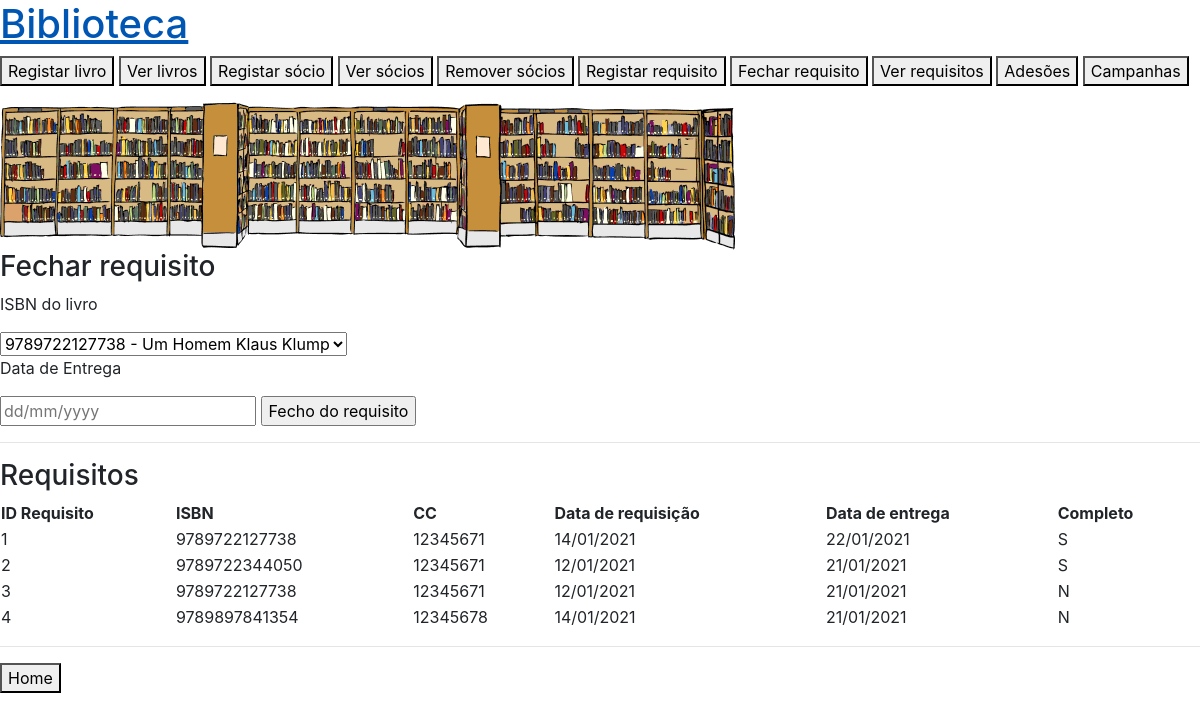
The page /compl_req on the database as committed earlier.
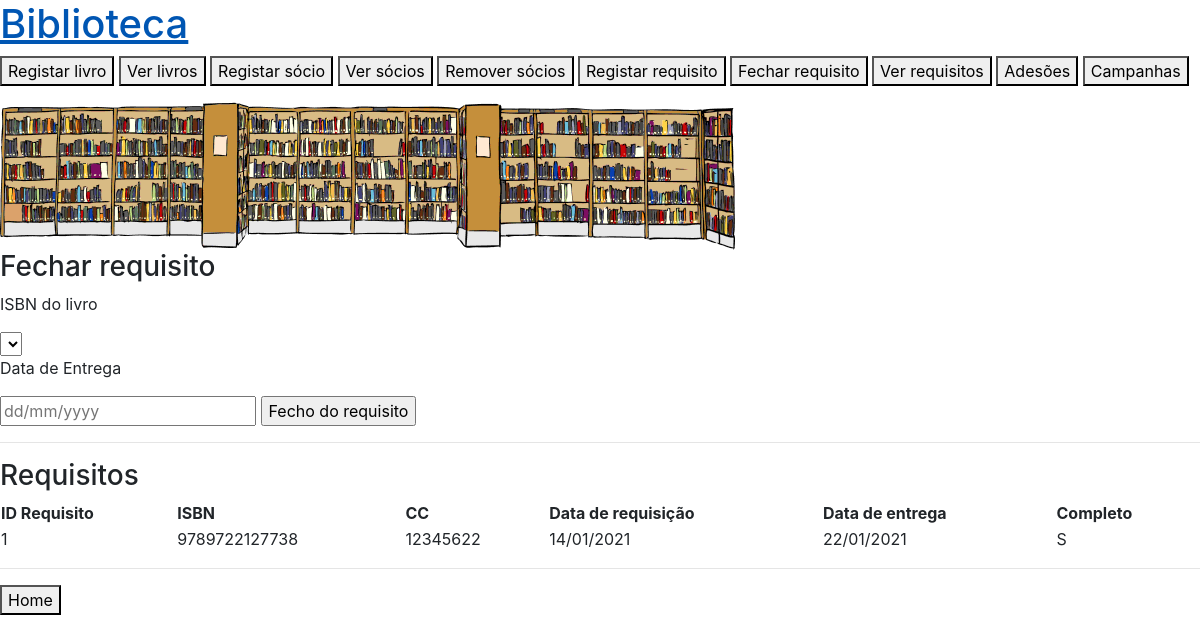
The same page on the database as committed later.
### app.py (models this page shows)
class Requisito(db.Model):
    __tablename__ = 'requisito'
    id_req = db.Column(db.Integer, primary_key=True)
    ISBN_req = db.Column(db.Integer, db.ForeignKey('livro.ISBN'))
    cc_req = db.Column(db.Integer, db.ForeignKey('socio.cc'))
    data_req = db.Column(db.String(10))
    data_entr = db.Column(db.String(10))
    completo = db.Column(db.String(1))

### app.py (the view)
@app.route('/compl_req', methods=['GET'])
def compl_req():
    reqs = Requisito.query.all()
    livros = db.session.query(Livro).filter_by(requisitado='S').all()
    return render_template('compl_req.html', reqs=reqs, livros=livros)

### templates/compl_req.html (shortened to what this page needs)
{% extends "base.html"%}
{%block content%}
<h3>Fechar requisito</h3>
<form action="/compl_req2" method="post">
    <p>ISBN do livro</p>
    <select name="isbns" id="isbns">
        {% for livro in livros %}
        <option value="{{ livro.ISBN }}">{{livro.ISBN}} - {{livro.titulo}}</option>
        {% endfor %}
    </select>
    <p>Data de Entrega</p>
    <input type="text" id="dt_ent" name="dt_ent" required="required" class="dt_ent" placeholder="dd/mm/yyyy">
    <input type="submit" class="sub" value="Fecho do requisito">
</form>
<hr />
<h3>Requisitos</h3>
<table style="width:100%">
    <tr>
        <th>ID Requisito</th>
        <th>ISBN</th>
        <th>CC</th>
        <th>Data de requisição</th>
        <th>Data de entrega</th>
        <th>Completo</th>
    </tr>
    {% for req in reqs %}
    <tr>
        <td>{{req.id_req}}</td>
        <td>{{req.ISBN_req}}</td>
        <td>{{req.cc_req}}</td>
        <td>{{req.data_req}}</td>
        <td>{{req.data_entr}}</td>
        <td>{{req.completo}}</td>
        {% endfor %}
</table>
<hr />
<a href="/"><button type="button">Home</button></a>
{%endblock%}

### templates/base.html (shortened to what this page needs)
<!DOCTYPE html>
<html lang="en">
<head>
  <link rel="stylesheet" href="https://stackpath.bootstrapcdn.com/bootstrap/4.3.1/css/bootstrap.min.css"
 />
  <link rel="stylesheet" type="text/css" href="{{ url_for('static', filename = 'styles.css') }}" />
</head>
<body>
  <header>
    <a href="/">
      <h1>Biblioteca</h1>
    </a>
    <p>
      <a href="reg_livro"><button type="button">Registar livro</button></a>
      <a href="ver_livros"><button type="button">Ver livros</button></a>
      <a href="reg_soc"><button type="button">Registar sócio</button></a>
      <a href="ver_soc"><button type="button">Ver sócios</button></a>
      <a href="del_soc"><button type="button">Remover sócios</button></a>
      <a href="reg_req"><button type="button">Registar requisito</button></a>
      <a href="compl_req"><button type="button">Fechar requisito</button></a>
      <a href="ver_req"><button type="button">Ver requisitos</button></a>
      <a href="socio_camp"><button type="button">Adesões</button></a>
      <a href="campanhas"><button type="button">Campanhas</button></a>
    </p>
  </header>
  <main>
    <section id="cont">
      <img class="bgpic" src="{{ url_for('static', filename = 'imgs/Library.png') }}" alt="logo" />
      <div class="conts">{%block content%} {%endblock%}</div>
    </section>
  </main>
</body>
</html>

Rows that differ between the two databases and show on the page:
removed Requisito: id_req "2", ISBN_req "9789722344050", cc_req "12345671", data_req "12/01/2021", data_entr "21/01/2021", completo "S"
removed Requisito: id_req "3", ISBN_req "9789722127738", cc_req "12345671", data_req "12/01/2021", data_entr "21/01/2021", completo "N"
removed Requisito: id_req "4", ISBN_req "9789897841354", cc_req "12345678", data_req "14/01/2021", data_entr "21/01/2021", completo "N"
changed Requisito id 1: cc_req "12345671" → "12345622"
Other text that changed with them:
form field isbns: "9789722127738 - Um Homem Klaus Klump" → (not shown)
